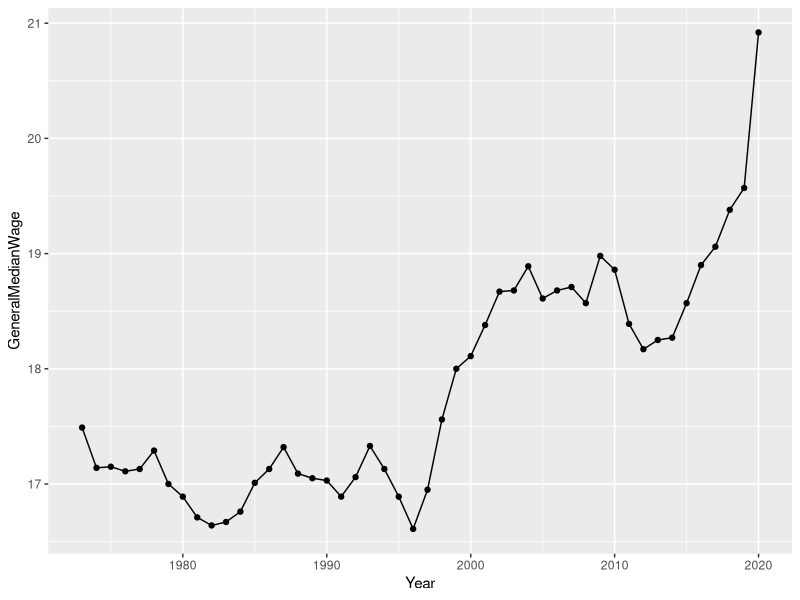
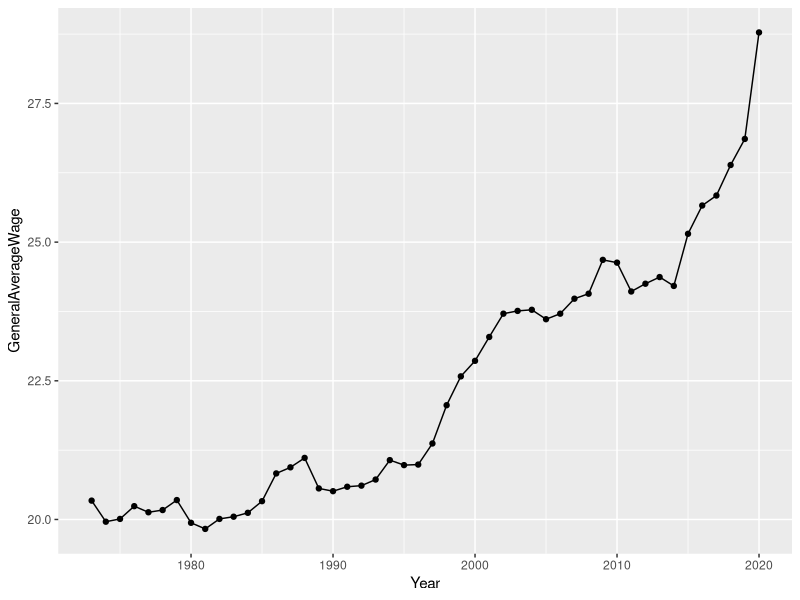
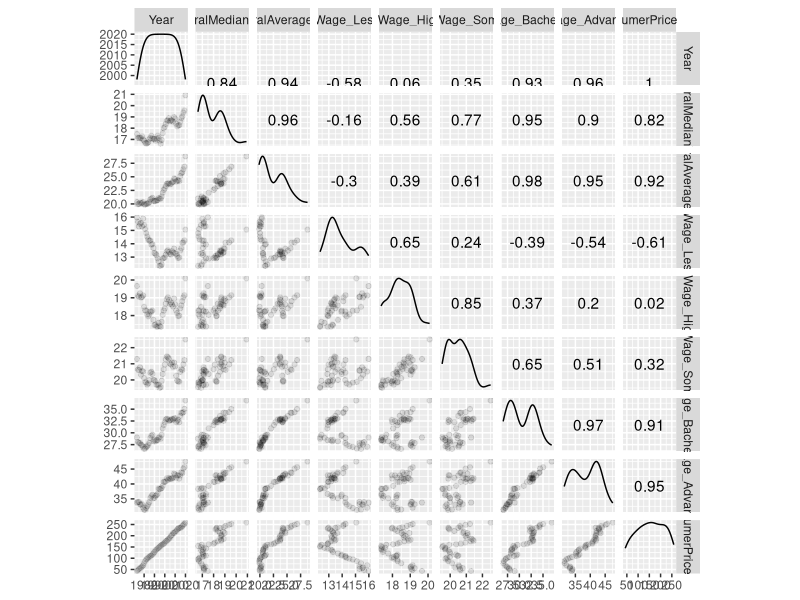

Write R code to recreate these figures, in order.
## ---- chunk 1
library(readxl)
DatasetForRProject <- read_excel("DatasetForRProject.xlsx")
View(DatasetForRProject)
## ---- chunk 2
summary(DatasetForRProject)
## ---- chunk 3
library(ggplot2)
ggplot(data=DatasetForRProject, aes(x=Year, y=GeneralMedianWage, group=1)) +
  geom_line()+
  geom_point()
ggplot(data=DatasetForRProject, aes(x=Year, y=GeneralAverageWage, group=1)) +
  geom_line()+
  geom_point()
## ---- chunk 4
library(GGally)
ggscatmat(DatasetForRProject, columns = 1:9,
          alpha=0.1)
